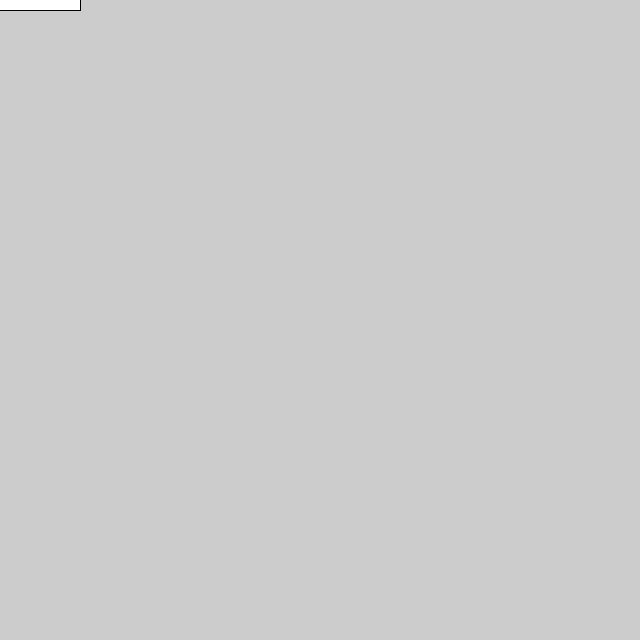
Frame 1 (no input)
Frame 60 (the mouse pressed at the canvas centre just before this capture): identical to frame 1, image omitted
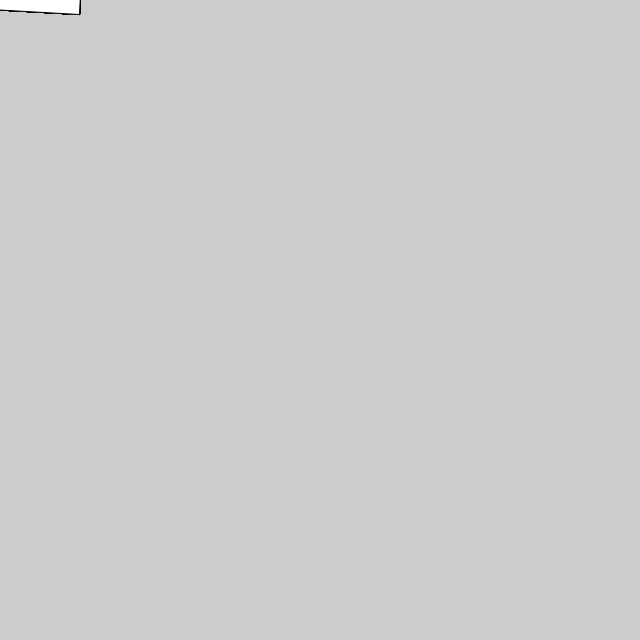
Frame 120 (the mouse held since frame 60 and released just before this capture)

The Processing sketch that drew these frames (run headless with seeded random() and noise(); from frame 60 on, the mouse is pressed at the canvas centre):

// Processing sketch: sketch_170328_example603
// ── sketch_170328_example603.pde
/*
* 初期処理
* 初回のみ実行
*/
void setup() {
  size(640, 640);
}

/*
* 描写処理
* 実行中は繰返し実行
*/
void draw() {
  rotate(mouseX / 100.0);
  rect(-80, -10, 160, 20);
}
